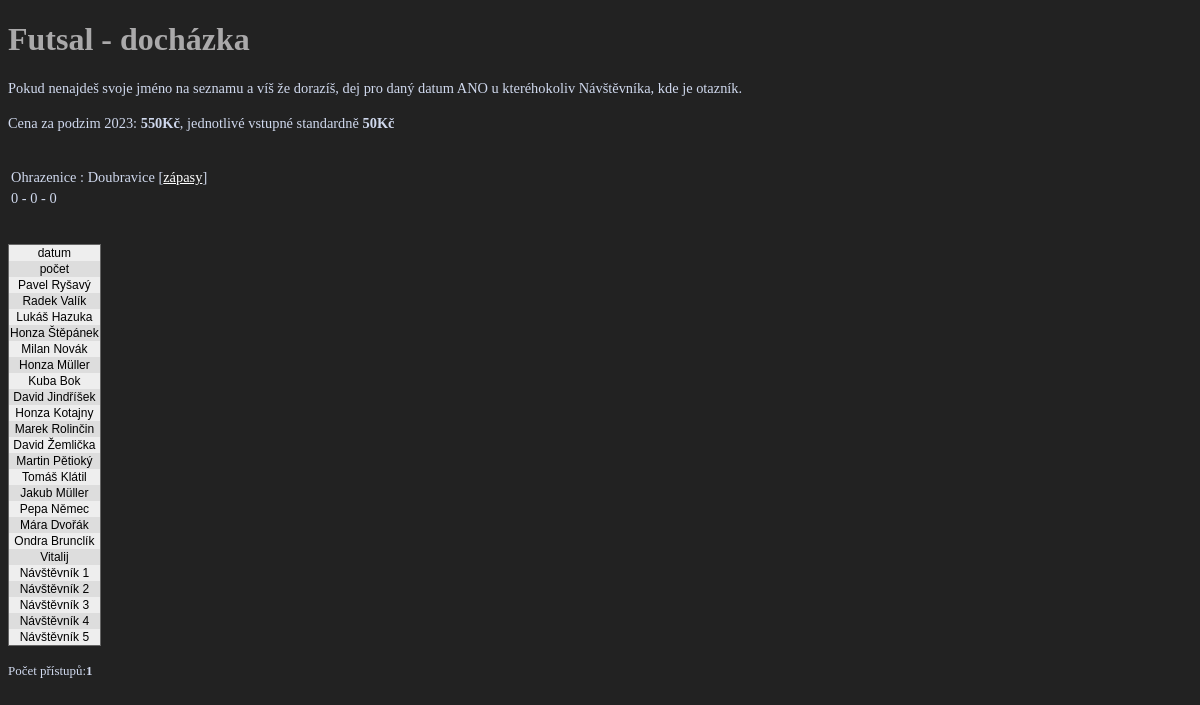
Before: / with the older database file.
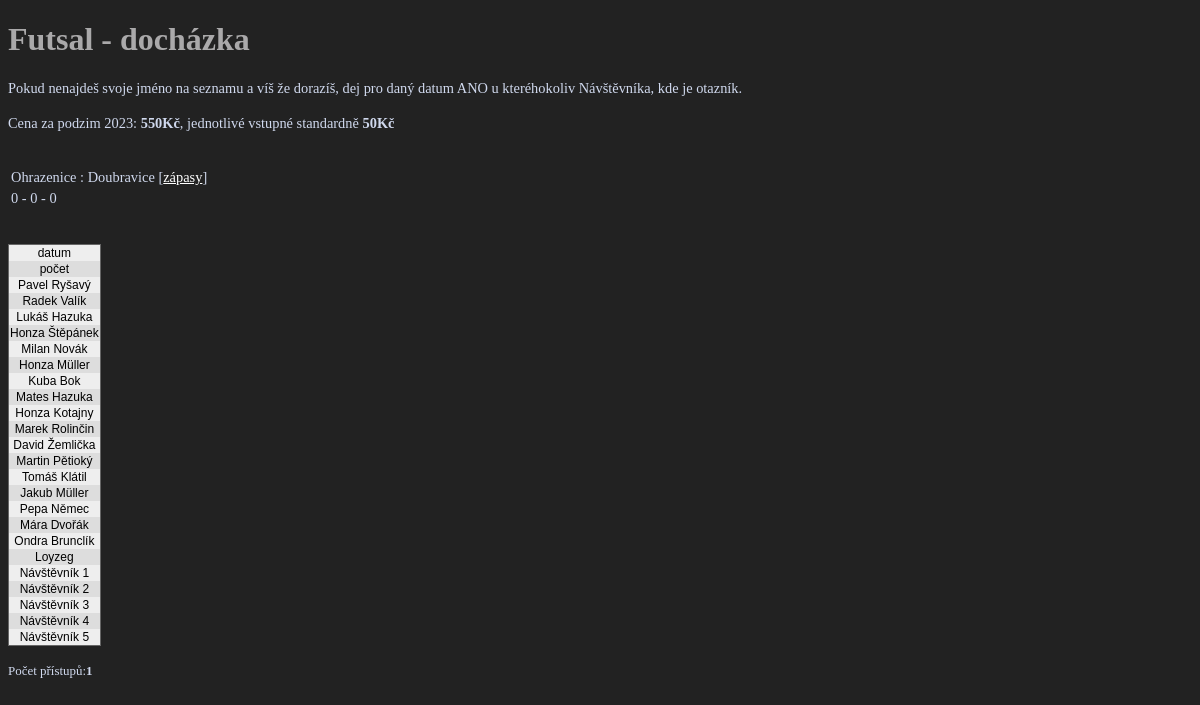
After: the same page with the newer database file.
### tables this page shows
CREATE TABLE `t_player` (
  `id` int(11) NOT NULL,
  `name` varchar(50) DEFAULT NULL,
  `surname` varchar(50) DEFAULT NULL,
  `email` varchar(50) DEFAULT NULL,
  `telefon` varchar(50) DEFAULT NULL,
  `comment` text
);

### index.php (the view, shortened to what this page needs)
<!DOCTYPE html>
<html>
<head>
                <link rel="stylesheet" href="css/main.css">
</head>
<?
$dbhost = 'sql2.webzdarma.cz';
$dbuser = 'ohrazenice.k8801';
$dbpass = 'mullerj1';
$spojeni = mysql_connect($dbhost, $dbuser, $dbpass);
$ohio = mysql_query("select count(vysledek) as ohio from t_score where vysledek = 1 and datum > '2023-09-01'",$spojeni);
$doub = mysql_query("select count(vysledek) as doub from t_score where vysledek = 2 and datum > '2023-09-01'",$spojeni);
$remizy = mysql_query("select count(vysledek) as remizy from t_score where vysledek = 0 and datum > '2023-09-01'",$spojeni);
?>
<body>
	<h1>Futsal - docházka</h1>
	<div class="message">Pokud nenajdeš svoje jméno na seznamu a víš že dorazíš, dej pro daný datum ANO u kteréhokoliv Návštěvníka, kde je otazník.</div>
	<br />
	<div class="message">Cena za podzim 2023: <b>550Kč</b>, jednotlivé vstupné standardně <b>50Kč</b><div>
	<br />
	<br />
	<table class="att1">
		<tr class="att1">
			<td class="att1">Ohrazenice : Doubravice [<a href="skore.php?sezona=0" onclick="">zápasy</a>]</td>
		</tr>
		<tr class="att1">
			<td class="att1">
			<?
				$zaznam = mysql_fetch_array($ohio);
				echo $zaznam["ohio"] . ' - ';
				$zaznam = mysql_fetch_array($remizy);
				echo $zaznam["remizy"] . ' - ';
				$zaznam = mysql_fetch_array($doub);
				echo $zaznam["doub"];
			?>
			</td>
		</tr>
	</table>
    <br />
	<br />
	<table class="att">
		<tr class="att">
        <td class="att">datum</td>
<?
echo '</tr>'. "\n";
echo '<tr class="att">';
echo '<td class="att">počet</td>';
echo '</tr>' . "\n";
$vysledek = mysql_query("SELECT id, surname, name, comment FROM t_player order by id",$spojeni);
while ($zaznam = mysql_fetch_array($vysledek) ):
                echo '<tr class="att">';
                echo '<td class="att">';
                echo $zaznam["name"] . " ";
                echo $zaznam["surname"];
                echo '</td>' . "\n";
                echo '</tr>' . "\n";
endwhile;
echo '</table>'. "\n";
?>
<br />
<div class="message">Počet přístupů:<b><? require "pocitadlo.php"?></b></div>
<br />
<br />
</body>
</html>

### pocitadlo.php (shortened to what this page needs)
<?
function pristup()
{
		$fp = FOpen("pocitadlo.dat", "r+");
		$pristupu = fGetS($fp,10)+1 ;
		echo $pristupu;
}
?>

### css/main.css (style rules this page uses)
﻿BODY, HTML { background-color: #222222; color: white; }
H1 { color:#AAA9AA; }
a:link { color: #FFFFFF; }
table.att { border-width:1px; border-color: #666; border-style: solid; font-family:"Trebuchet MS", Arial, Helvetica, sans-serif; font-size:12px; color:black; border-spacing:0; border-collapse:collapse; layout:fixed; text-align:center; }
tr.att:nth-child(2n+1) { background:#eee; }
tr.att:nth-child(2n) { background:#ddd; }
.message { font-weight:normal; font-size:90%; color:#D0D9EE; _word-wrap:break-word; overflow:hidden; }

Changed rows visible on the page:
removed t_player: name "David", surname "Jindříšek"
added t_player: name "Mates", surname "Hazuka"
changed t_player: name "Vitalij" → "Loyzeg"
